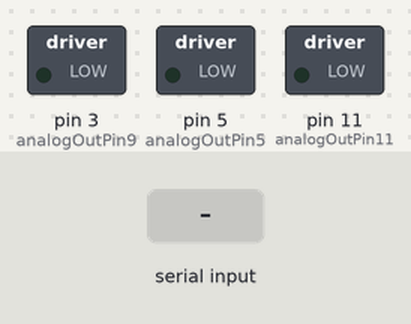
A sketch run on a simulated Arduino Uno, built with avr-gcc and run on an emulated ATmega328P. Parts: switched loads named in the sketch (green lamp = pin HIGH). Inputs (shaded band) come from the test bench. What the sketch prints to the serial monitor is not drawn.

Above: at 1.2 s.
1.3 s: "1" received over Serial
At 2.5 s:
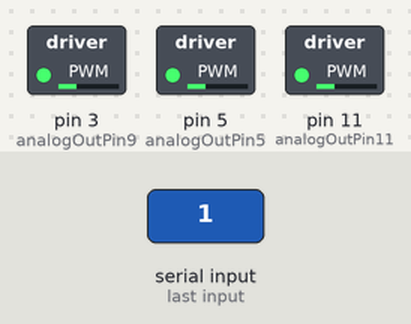
2.8 s: "4" received over Serial
At 3.9 s:
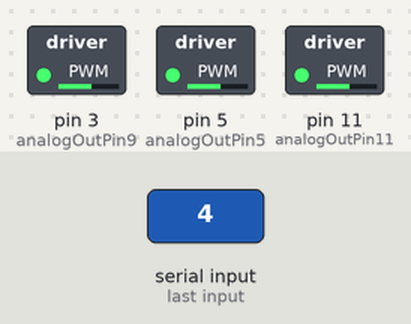
4.3 s: "7" received over Serial
At 5.0 s:
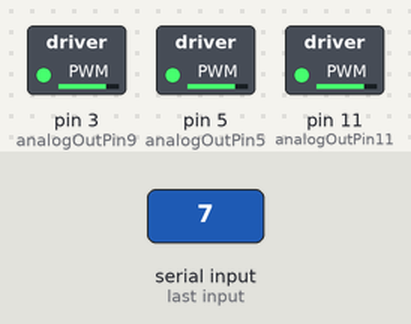
Timing chart, 0 to 7.3 s (numbered marks = the images above; inputs shaded):
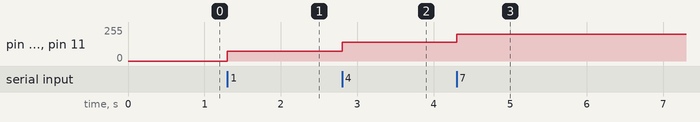

The sketch:

drill_key_pressed_motors.ino
```cpp
// These constants won't change.  They're used to give names
// to the pins used:
int incomingData;

const int analogInPin = A0;  // Analog input pin that the potentiometer is attached to
const int analogOutPin9 = 3; // Analog output pin that the LED is attached to
const int analogOutPin5 = 5;
const int analogOutPin11 = 11; // Analog output pin that the LED is attached to
int sensorValue = 0;        // value read from the pot
int outputValue = 0;        // value output to the PWM (analog out)
boolean power=false;
int pinState=0;
int lastPinState=0;
//int zState = 0;

void setup() {
  // initialize serial communications at 9600 bps:

  Serial.begin(9600);
  //Serial.println("begin");
}

void loop() {


  if(Serial.available()>0){
    incomingData = Serial.read();
    Serial.print(incomingData, DEC);}
    //Serial.println("data: ");
   // Serial.println(incomingData);


if(incomingData=='1')
{
analogWrite(analogOutPin11, 75);
analogWrite(analogOutPin9, 75);
analogWrite(analogOutPin5, 75);

}
else if(incomingData=='2')
{
analogWrite(analogOutPin11, 90);

analogWrite(analogOutPin9, 90);
analogWrite(analogOutPin5, 90);
}
else if(incomingData=='3')
{
analogWrite(analogOutPin11, 120);
analogWrite(analogOutPin9, 120);
analogWrite(analogOutPin5, 120);
}
else if(incomingData=='4')
{
analogWrite(analogOutPin11, 140);
analogWrite(analogOutPin9, 140);
analogWrite(analogOutPin5, 140);
}
else if(incomingData=='5')
{
analogWrite(analogOutPin11, 150);
analogWrite(analogOutPin9, 150);
analogWrite(analogOutPin5, 150);
}
else if(incomingData=='6')
{
analogWrite(analogOutPin11, 175);
analogWrite(analogOutPin9, 175);
analogWrite(analogOutPin5, 175);
}
else if(incomingData=='7')
{
analogWrite(analogOutPin11, 200);
analogWrite(analogOutPin9, 200);
analogWrite(analogOutPin5, 200);
}
else if(incomingData=='8')
{
analogWrite(analogOutPin11, 255);
analogWrite(analogOutPin9, 255);
analogWrite(analogOutPin5, 255);
}
else if(incomingData=='9')
{
analogWrite(analogOutPin11, 255);
analogWrite(analogOutPin9, 255);
analogWrite(analogOutPin5, 255);
}
else if(incomingData=='0')
{
analogWrite(analogOutPin11, 0);
analogWrite(analogOutPin9, 0);
analogWrite(analogOutPin5, 0);
}
else {analogWrite(analogOutPin11, 0);}

}
//alternative is to go through a couple 440 k resistors
//transisotrs seem to take quite a bit of amperage so I cant power the LED at the same time
```

Measured:
- after the input at 1.3 s, pin 3 (analogOutPin9), pin 5 (analogOutPin5), pin 11 (analogOutPin11): 0/255 → 75/255 at once
- after the input at 2.8 s, pin 3 (analogOutPin9), pin 5 (analogOutPin5), pin 11 (analogOutPin11): 75/255 → 140/255 at once
- after the input at 4.3 s, pin 3 (analogOutPin9), pin 5 (analogOutPin5), pin 11 (analogOutPin11): 140/255 → 200/255 at once
